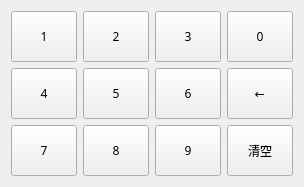
<?xml version="1.0" encoding="UTF-8"?>
<ui version="4.0">
 <class>frmNum</class>
 <widget class="QWidget" name="frmNum">
  <property name="geometry">
   <rect>
    <x>0</x>
    <y>0</y>
    <width>302</width>
    <height>185</height>
   </rect>
  </property>
  <property name="font">
   <font>
    <family>宋体</family>
   </font>
  </property>
  <property name="windowTitle">
   <string>数字键盘</string>
  </property>
  <layout class="QGridLayout" name="gridLayout_2">
   <item row="0" column="0">
    <layout class="QGridLayout" name="gridLayout">
     <item row="0" column="0">
      <widget class="QPushButton" name="btn1">
       <property name="sizePolicy">
        <sizepolicy hsizetype="Ignored" vsizetype="Expanding">
         <horstretch>0</horstretch>
         <verstretch>0</verstretch>
        </sizepolicy>
       </property>
       <property name="minimumSize">
        <size>
         <width>66</width>
         <height>51</height>
        </size>
       </property>
       <property name="maximumSize">
        <size>
         <width>66</width>
         <height>51</height>
        </size>
       </property>
       <property name="focusPolicy">
        <enum>Qt::NoFocus</enum>
       </property>
       <property name="text">
        <string>1</string>
       </property>
       <property name="flat">
        <bool>false</bool>
       </property>
      </widget>
     </item>
     <item row="0" column="1">
      <widget class="QPushButton" name="btn2">
       <property name="sizePolicy">
        <sizepolicy hsizetype="Ignored" vsizetype="Expanding">
         <horstretch>0</horstretch>
         <verstretch>0</verstretch>
        </sizepolicy>
       </property>
       <property name="minimumSize">
        <size>
         <width>66</width>
         <height>51</height>
        </size>
       </property>
       <property name="maximumSize">
        <size>
         <width>66</width>
         <height>51</height>
        </size>
       </property>
       <property name="focusPolicy">
        <enum>Qt::NoFocus</enum>
       </property>
       <property name="text">
        <string>2</string>
       </property>
       <property name="flat">
        <bool>false</bool>
       </property>
      </widget>
     </item>
     <item row="0" column="2">
      <widget class="QPushButton" name="btn3">
       <property name="sizePolicy">
        <sizepolicy hsizetype="Ignored" vsizetype="Expanding">
         <horstretch>0</horstretch>
         <verstretch>0</verstretch>
        </sizepolicy>
       </property>
       <property name="minimumSize">
        <size>
         <width>66</width>
         <height>51</height>
        </size>
       </property>
       <property name="maximumSize">
        <size>
         <width>66</width>
         <height>51</height>
        </size>
       </property>
       <property name="focusPolicy">
        <enum>Qt::NoFocus</enum>
       </property>
       <property name="text">
        <string>3</string>
       </property>
      </widget>
     </item>
     <item row="1" column="0">
      <widget class="QPushButton" name="btn4">
       <property name="sizePolicy">
        <sizepolicy hsizetype="Ignored" vsizetype="Expanding">
         <horstretch>0</horstretch>
         <verstretch>0</verstretch>
        </sizepolicy>
       </property>
       <property name="minimumSize">
        <size>
         <width>66</width>
         <height>51</height>
        </size>
       </property>
       <property name="maximumSize">
        <size>
         <width>66</width>
         <height>51</height>
        </size>
       </property>
       <property name="focusPolicy">
        <enum>Qt::NoFocus</enum>
       </property>
       <property name="text">
        <string>4</string>
       </property>
       <property name="flat">
        <bool>false</bool>
       </property>
      </widget>
     </item>
     <item row="1" column="1">
      <widget class="QPushButton" name="btn5">
       <property name="sizePolicy">
        <sizepolicy hsizetype="Ignored" vsizetype="Expanding">
         <horstretch>0</horstretch>
         <verstretch>0</verstretch>
        </sizepolicy>
       </property>
       <property name="minimumSize">
        <size>
         <width>66</width>
         <height>51</height>
        </size>
       </property>
       <property name="maximumSize">
        <size>
         <width>66</width>
         <height>51</height>
        </size>
       </property>
       <property name="focusPolicy">
        <enum>Qt::NoFocus</enum>
       </property>
       <property name="text">
        <string>5</string>
       </property>
       <property name="flat">
        <bool>false</bool>
       </property>
      </widget>
     </item>
     <item row="1" column="2">
      <widget class="QPushButton" name="btn6">
       <property name="sizePolicy">
        <sizepolicy hsizetype="Ignored" vsizetype="Expanding">
         <horstretch>0</horstretch>
         <verstretch>0</verstretch>
        </sizepolicy>
       </property>
       <property name="minimumSize">
        <size>
         <width>66</width>
         <height>51</height>
        </size>
       </property>
       <property name="maximumSize">
        <size>
         <width>66</width>
         <height>51</height>
        </size>
       </property>
       <property name="focusPolicy">
        <enum>Qt::NoFocus</enum>
       </property>
       <property name="text">
        <string>6</string>
       </property>
      </widget>
     </item>
     <item row="2" column="0">
      <widget class="QPushButton" name="btn7">
       <property name="sizePolicy">
        <sizepolicy hsizetype="Ignored" vsizetype="Expanding">
         <horstretch>0</horstretch>
         <verstretch>0</verstretch>
        </sizepolicy>
       </property>
       <property name="minimumSize">
        <size>
         <width>66</width>
         <height>51</height>
        </size>
       </property>
       <property name="maximumSize">
        <size>
         <width>66</width>
         <height>51</height>
        </size>
       </property>
       <property name="focusPolicy">
        <enum>Qt::NoFocus</enum>
       </property>
       <property name="text">
        <string>7</string>
       </property>
       <property name="flat">
        <bool>false</bool>
       </property>
      </widget>
     </item>
     <item row="2" column="1">
      <widget class="QPushButton" name="btn8">
       <property name="sizePolicy">
        <sizepolicy hsizetype="Ignored" vsizetype="Expanding">
         <horstretch>0</horstretch>
         <verstretch>0</verstretch>
        </sizepolicy>
       </property>
       <property name="minimumSize">
        <size>
         <width>66</width>
         <height>51</height>
        </size>
       </property>
       <property name="maximumSize">
        <size>
         <width>66</width>
         <height>51</height>
        </size>
       </property>
       <property name="focusPolicy">
        <enum>Qt::NoFocus</enum>
       </property>
       <property name="text">
        <string>8</string>
       </property>
       <property name="flat">
        <bool>false</bool>
       </property>
      </widget>
     </item>
     <item row="2" column="2">
      <widget class="QPushButton" name="btn9">
       <property name="sizePolicy">
        <sizepolicy hsizetype="Ignored" vsizetype="Expanding">
         <horstretch>0</horstretch>
         <verstretch>0</verstretch>
        </sizepolicy>
       </property>
       <property name="minimumSize">
        <size>
         <width>66</width>
         <height>51</height>
        </size>
       </property>
       <property name="maximumSize">
        <size>
         <width>66</width>
         <height>51</height>
        </size>
       </property>
       <property name="focusPolicy">
        <enum>Qt::NoFocus</enum>
       </property>
       <property name="text">
        <string>9</string>
       </property>
      </widget>
     </item>
     <item row="2" column="3">
      <widget class="QPushButton" name="btnClear">
       <property name="sizePolicy">
        <sizepolicy hsizetype="Ignored" vsizetype="Expanding">
         <horstretch>0</horstretch>
         <verstretch>0</verstretch>
        </sizepolicy>
       </property>
       <property name="minimumSize">
        <size>
         <width>66</width>
         <height>51</height>
        </size>
       </property>
       <property name="maximumSize">
        <size>
         <width>66</width>
         <height>51</height>
        </size>
       </property>
       <property name="focusPolicy">
        <enum>Qt::NoFocus</enum>
       </property>
       <property name="text">
        <string>清空</string>
       </property>
      </widget>
     </item>
     <item row="1" column="3">
      <widget class="QPushButton" name="btnDelete">
       <property name="sizePolicy">
        <sizepolicy hsizetype="Ignored" vsizetype="Expanding">
         <horstretch>0</horstretch>
         <verstretch>0</verstretch>
        </sizepolicy>
       </property>
       <property name="minimumSize">
        <size>
         <width>66</width>
         <height>51</height>
        </size>
       </property>
       <property name="maximumSize">
        <size>
         <width>66</width>
         <height>51</height>
        </size>
       </property>
       <property name="focusPolicy">
        <enum>Qt::NoFocus</enum>
       </property>
       <property name="text">
        <string>←</string>
       </property>
      </widget>
     </item>
     <item row="0" column="3">
      <widget class="QPushButton" name="btn0">
       <property name="sizePolicy">
        <sizepolicy hsizetype="Ignored" vsizetype="Expanding">
         <horstretch>0</horstretch>
         <verstretch>0</verstretch>
        </sizepolicy>
       </property>
       <property name="minimumSize">
        <size>
         <width>66</width>
         <height>51</height>
        </size>
       </property>
       <property name="maximumSize">
        <size>
         <width>66</width>
         <height>51</height>
        </size>
       </property>
       <property name="focusPolicy">
        <enum>Qt::NoFocus</enum>
       </property>
       <property name="text">
        <string>0</string>
       </property>
      </widget>
     </item>
    </layout>
   </item>
  </layout>
 </widget>
 <resources/>
 <connections/>
</ui>
